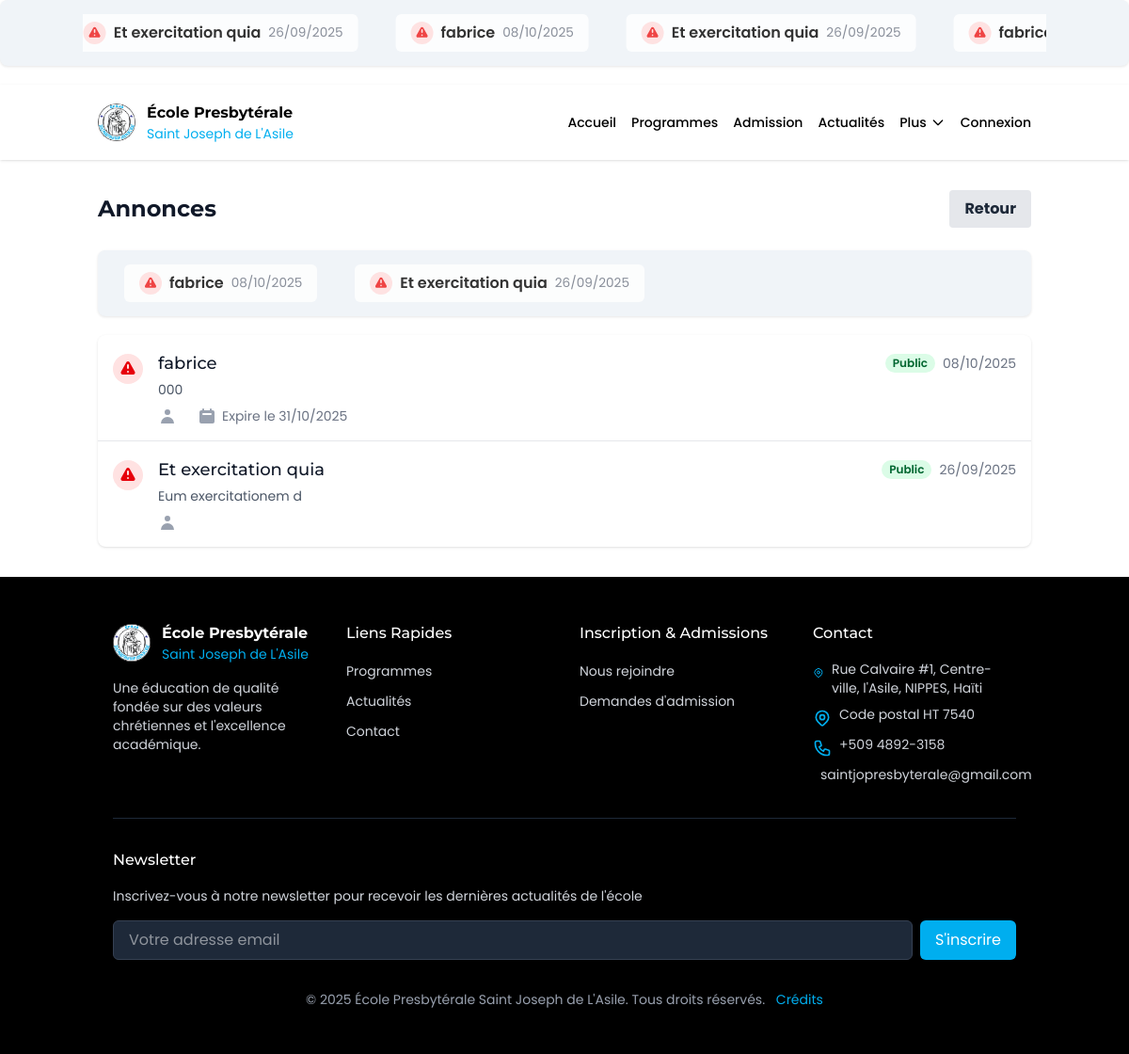
The app's page /communication/annonces, older data.
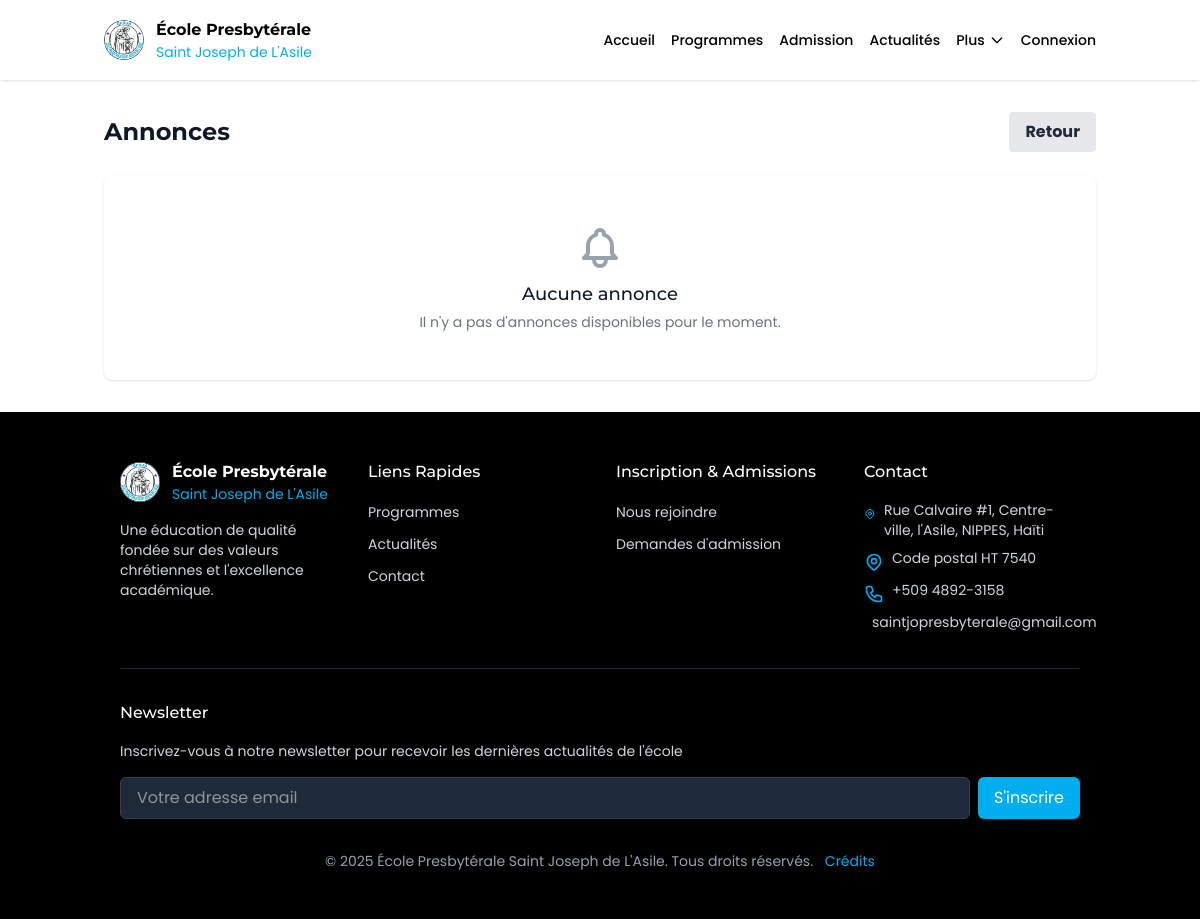
The same page, newer data.
### models.py (models this page shows, shortened)
class Annonce(db.Model):
    __tablename__ = 'annonces'
    id = db.Column(db.Integer, primary_key=True)
    titre = db.Column(db.String(100), nullable=False)
    contenu = db.Column(db.Text, nullable=False)
    date_creation = db.Column(db.DateTime, default=datetime.now)
    date_expiration = db.Column(db.Date)
    public = db.Column(db.Boolean, default=True)
    important = db.Column(db.Boolean, default=False)

### modules/communication.py (the view)
@communication_blueprint.route('/annonces')
def annonces():
    print("DEBUG: Fetching announcements for /annonces page")
    total_annonces = Annonce.query.count()
    print(f"DEBUG: Total announcements in database: {total_annonces}")
    all_announcements = Annonce.query.all()
    print(f"DEBUG: All announcements in database:")
    for a in all_announcements:
        print(f"DEBUG: ID={a.id}, Title={a.titre}, Public={a.public} (raw: {int(a.public)}), Important={a.important if hasattr(a, 'important') else 'N/A'}, Date_Expiration={a.date_expiration}, Created={a.date_creation}")
    today = date.today()
    print(f"DEBUG: Today's date for comparison: {today}")
    try:
        annonces = Annonce.query.filter(
            Annonce.public == 1,
            (Annonce.date_expiration.is_(None)) | (Annonce.date_expiration >= date.today())
        ).order_by(Annonce.important.desc(), Annonce.date_creation.desc()).all()
        print(f"DEBUG: Found {len(annonces)} announcements for /annonces page")
        for i, a in enumerate(annonces):
            print(f"DEBUG: Announcement {i+1}: id={a.id}, title={a.titre}, public={a.public} (raw: {int(a.public)}), important={a.important} (raw: {int(a.important)}), date_expiration={a.date_expiration}")
        if len(annonces) == 0:
            simple_query = Annonce.query.filter(Annonce.public == 1).all()
            print(f"DEBUG: Simple query (just public=1) found {len(simple_query)} announcements")
            if simple_query:
                for i, a in enumerate(simple_query):
                    print(f"DEBUG: Simple query result {i+1}: id={a.id}, title={a.titre}, date_expiration={a.date_expiration}")
                print("DEBUG: If announcements appear here but not in the main query, the date_expiration filter is excluding them")
    except Exception as e:
        print(f"ERROR in annonces route: {str(e)}")
        annonces = []
    return render_template('communication/annonces.html', annonces=annonces)

### templates/communication/annonces.html (shortened to what this page needs)
{% extends 'base.html' %}
{% block content %}
<div class="container mx-auto px-4 py-8">
    <div class="flex justify-between items-center mb-6">
        <h1 class="text-2xl font-bold text-gray-900">Annonces</h1>
        <div class="flex space-x-2">
            <a href="{{ url_for('communication.index') }}" class="bg-gray-200 hover:bg-gray-300 text-gray-800 font-bold py-2 px-4 rounded">
                Retour
            </a>
        </div>
    </div>
    {% include 'communication/_announcement_ticker.html' %}
    <div class="bg-white shadow overflow-hidden sm:rounded-lg">
        {% if annonces %}
        <ul class="divide-y divide-gray-200">
            {% for annonce in annonces %}
            <li class="px-4 py-4 hover:bg-gray-50">
                <a href="{{ url_for('communication.details_annonce', annonce_id=annonce.id) }}" class="block">
                    <div class="flex items-start">
                        <div class="flex-shrink-0 mt-1">
                            {% if annonce.important %}
                            <span class="inline-flex items-center justify-center h-8 w-8 rounded-full bg-red-100">
                            </span>
                            {% endif %}
                        </div>
                        <div class="ml-4 flex-1">
                            <div class="flex items-center justify-between">
                                <h2 class="text-lg font-medium text-gray-900">{{ annonce.titre }}</h2>
                                <div class="flex items-center">
                                    {% if annonce.public %}
                                    <span class="px-2 inline-flex text-xs leading-5 font-semibold rounded-full bg-green-100 text-green-800 mr-2">
                                        Public
                                    </span>
                                    {% else %}
                                    <span class="px-2 inline-flex text-xs leading-5 font-semibold rounded-full bg-yellow-100 text-yellow-800">
                                        Interne
                                    </span>
                                    {% endif %}
                                    <span class="text-sm text-gray-500">
                                        {{ annonce.date_creation.strftime('%d/%m/%Y') }}
                                    </span>
                                </div>
                            </div>
                            <p class="mt-1 text-sm text-gray-600 line-clamp-2">
                                {{ annonce.contenu|striptags|truncate(200) }}
                            </p>
                            <div class="mt-2 flex items-center text-sm text-gray-500">
                                <svg class="flex-shrink-0 mr-1.5 h-5 w-5 text-gray-400" xmlns="http://www.w3.org/2000/svg" viewBox="0 0 20 20" fill="currentColor">
                                    <path fill-rule="evenodd" d="M10 9a3 3 0 100-6 3 3 0 000 6zm-7 9a7 7 0 1114 0H3z" clip-rule="evenodd" />
                                </svg>
                                {% if annonce.date_expiration %}
                                <span>Expire le {{ annonce.date_expiration.strftime('%d/%m/%Y') }}</span>
                                {% endif %}
                            </div>
                        </div>
                    </div>
                </a>
            </li>
            {% endfor %}
        </ul>
        {% else %}
        <div class="text-center py-12">
            <h3 class="mt-2 text-lg font-medium text-gray-900">Aucune annonce</h3>
            <p class="mt-1 text-sm text-gray-500">Il n'y a pas d'annonces disponibles pour le moment.</p>
        </div>
        {% endif %}
    </div>
</div>
{% endblock %}

### templates/base.html (shortened to what the changed rows need)
<html lang="en">
   <head>
      <script src="https://cdn.jsdelivr.net/npm/@tailwindcss/browser@4"></script>
      <link href="https://unpkg.com/aos@2.3.1/dist/aos.css" rel="stylesheet">
   </head>
   <body>
      <div id="root" class="overflow-y-hidden">
         {% if annonces and annonces|length > 0 %}
         <div class="ticker-wrap w-full">
            <div class="ticker container mx-auto">
               <div class="ticker-track" id="ticker-track">
                  {% for annonce in annonces %}
                  <div class="ticker-item">
                     <a href="{{ url_for('communication.details_annonce', annonce_id=annonce.id) }}" class="ticker-link">
                        {% if annonce.important is defined and annonce.important %}
                        <span class="ticker-icon important">
                        </span>
                        {% else %}
                        <span class="ticker-icon">
                           <svg xmlns="http://www.w3.org/2000/svg" viewBox="0 0 20 20" fill="currentColor">
                              <path fill-rule="evenodd" d="M18 3a1 1 0 00-1.447-.894L8.763 6H5a3 3 0 000 6h.28l1.771 5.316A1 1 0 008 18h1a1 1 0 001-1v-4.382l6.553 3.276A1 1 0 0018 15V3z" clip-rule="evenodd" />
                           </svg>
                        </span>
                        {% endif %}
                        <span class="ticker-title">{{ annonce.titre }}</span>
                        <span class="ticker-date">{{ annonce.date_creation.strftime('%d/%m/%Y') }}</span>
                     </a>
                  </div>
                  {% endfor %}
               </div>
            </div>
         </div>
         {% endif %}
         <header class="sticky top-0 z-50 w-full bg-white/90 backdrop-blur-md shadow-sm zindex-1000">
            <div class="container mx-auto px-4">
               <div class="flex h-20 items-center justify-between">
                     <div class="flex items-center flex-shrink-0">
                        <a href="#" class="flex items-center">
                           <div class="ml-3">
                              <h1 class="text-sm font-bold text-black md:text-base whitespace-nowrap">École Presbytérale</h1>
                           </div>
                        </a>
                     </div>
                  </div>
               </div>
            </header>
            {% block content %}
            {% endblock %}
            <footer class="bg-black text-white">
               <div class="container mx-auto px-4 py-12 sm:px-6 lg:px-8">
                  <div class="grid grid-cols-1 gap-8 md:grid-cols-4">
                     <div class="md:col-span-1">
                        <div class="flex items-center">
                           <a href="#" class="flex items-center">
                              <div class="ml-3">
                                 <h2 class="text-sm font-bold text-white md:text-base">École Presbytérale</h2>
                              </div>
                           </a>
                        </div>
                     </div>
                  </div>
               </div>
            </footer>
      </div>
   </body>
</html>

### templates/communication/_announcement_ticker.html (shortened to what this page needs)
{% if annonces %}
<div class="ticker-wrap">
    <div class="ticker">
        <div class="ticker-track" id="ticker-track">
            {% for annonce in annonces %}
            <div class="ticker-item">
                <a href="{{ url_for('communication.details_annonce', annonce_id=annonce.id) }}" class="ticker-link">
                    {% if annonce.important %}
                    <span class="ticker-icon important">
                    </span>
                    {% else %}
                    <span class="ticker-icon">
                        <svg xmlns="http://www.w3.org/2000/svg" viewBox="0 0 20 20" fill="currentColor">
                            <path fill-rule="evenodd" d="M18 3a1 1 0 00-1.447-.894L8.763 6H5a3 3 0 000 6h.28l1.771 5.316A1 1 0 008 18h1a1 1 0 001-1v-4.382l6.553 3.276A1 1 0 0018 15V3z" clip-rule="evenodd" />
                        </svg>
                    </span>
                    {% endif %}
                    <span class="ticker-title">{{ annonce.titre }}</span>
                    <span class="ticker-date">{{ annonce.date_creation.strftime('%d/%m/%Y') }}</span>
                </a>
            </div>
            {% endfor %}
        </div>
    </div>
</div>
{% endif %}

Row changes from the older to the newer data that the page shows:
removed Annonce: important True (drawn), titre "fabrice", date_creation "08/10/2025", public "Public", contenu "000", date_expiration "31/10/2025"
removed Annonce: important True (drawn), titre "Et exercitation quia", date_creation "26/09/2025", public "Public", contenu "Eum exercitationem d"
Text that changed along with them:
text now shown: "Aucune annonce Il n'y a pas d'annonces disponibles pour le moment."
